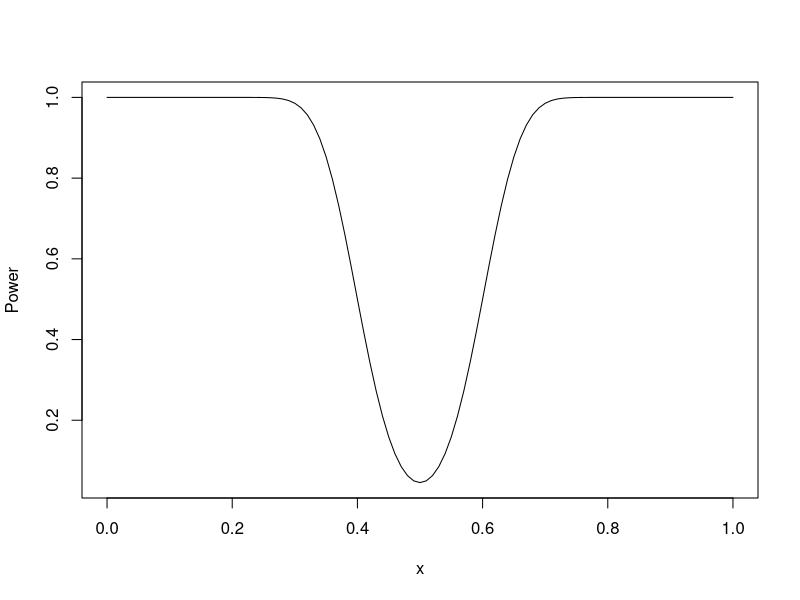
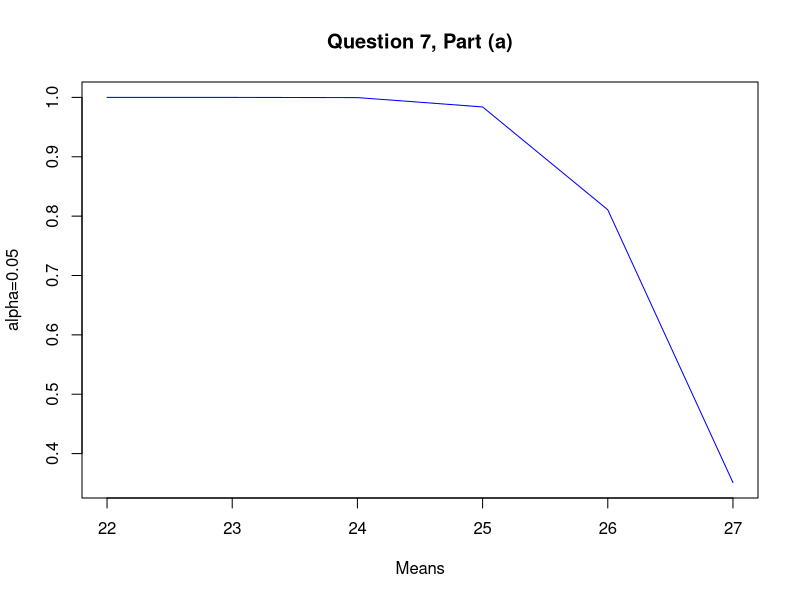
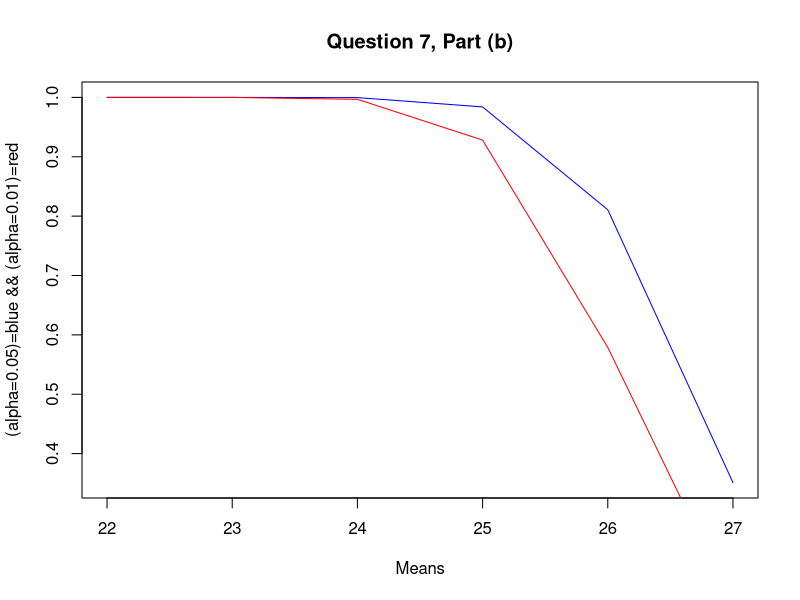
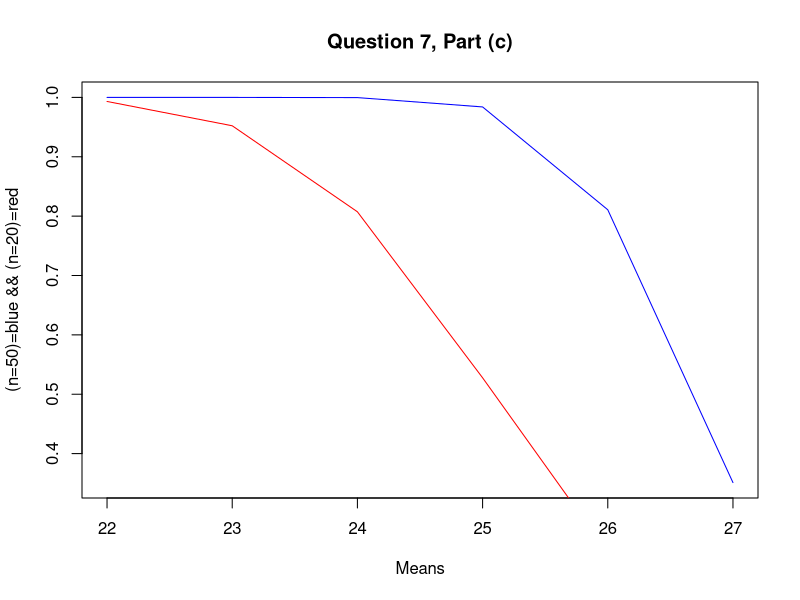

These figures' R source, in order:
################################################################################
################################################################################

# question 5 - part (b):

X <- seq(0, 1., by=.01)
curve(1 - (pnorm(60, mean=100 * x, sd=sqrt(100 * x * (1 - x))) - 
        pnorm(40, mean=100 * x, sd=sqrt(100 * x * (1 - x))) ),
        ylab="Power")

################################################################################
################################################################################


################################################################################
################################################################################

# question 7:

################################################################################

# question 7 - part (a):

a <- 0.05
n <- 50

plot(c(22, 23, 24, 25, 26, 27),
     pnorm(qnorm(a, 0, 1, lower.tail=TRUE) - (c(22, 23, 24, 25, 26, 27) - 28) / (5.6 / (sqrt(n)))),
     col="blue",type="l", xlab= "Means", ylab="alpha=0.05", main="Question 7, Part (a)")

################################################################################

################################################################################

# question 7 - part (b):

a <- 0.05
n <- 50

plot(c(22, 23, 24, 25, 26, 27),
     pnorm(qnorm(a, 0, 1, lower.tail=TRUE) - (c(22, 23, 24, 25, 26, 27) - 28) / (5.6 / (sqrt(n)))),
     col="blue", type="l", xlab= "Means", ylab="(alpha=0.05)=blue && (alpha=0.01)=red", main="Question 7, Part (b)")

a <- 0.01
n <- 50

lines(c(22, 23, 24, 25, 26, 27),
      pnorm(qnorm(a, 0, 1, lower.tail=TRUE) - (c(22, 23, 24, 25, 26, 27) - 28) / (5.6 / (sqrt(n)))),
      col="red",type="l")

################################################################################

################################################################################

# question 7 - part (c):

a <- 0.05
n <- 50

plot(c(22, 23, 24, 25, 26, 27),
     pnorm(qnorm(a, 0, 1, lower.tail=TRUE) - (c(22, 23, 24, 25, 26, 27) - 28) / (5.6 / (sqrt(n)))),
     col="blue", type="l", xlab= "Means", ylab="(n=50)=blue && (n=20)=red", main="Question 7, Part (c)")

a <- 0.01
n <- 20

lines(c(22, 23, 24, 25, 26, 27),
      pnorm(qnorm(a, 0, 1, lower.tail=TRUE) - (c(22, 23, 24, 25, 26, 27) - 28) / (5.6 / (sqrt(n)))),
      col="red",type="l")

################################################################################

################################################################################
################################################################################


################################################################################
################################################################################

# question 8:

# first load the dataset:

setwd("D:\\university\\semester 1\\statistical inference\\hw\\hw3")

df <- read.csv(file='Galton.csv')
head(df)

# then, we will go to each section in depth.

################################################################################

# question 8 - part (a):

original_mean_value <- mean(df$child)

it_was_in_interval <- 0

for(i in 1:20000) {
    # sample in size of 60, without replacement:
    x <- sample(df$child, size=60, replace=FALSE, prob=NULL)
    
    # calculate the mean of the sample data:
    mean_value <- mean(x)
    
    # compute the size:
    n <- length(x)
    
    # find the standard deviation:
    standard_deviation <- sd(x)
    
    # find the standard error:
    standard_error <- standard_deviation / sqrt(n)
    
    alpha = 0.05

    # degree of freedom for the t-test:
    degrees_of_freedom = n - 1

    # calculate the t-score using the information we computed:
    t_score = qt(p=alpha/2, df=degrees_of_freedom, lower.tail=FALSE)

    # margin of error:
    margin_error <- t_score * standard_error
    
    # calculate lower bound and upper bound:
    lower_bound <- mean_value - margin_error
    upper_bound <- mean_value + margin_error

    # check the condition that the original population mean value is inside the range:
    if(original_mean_value >= lower_bound && original_mean_value <= upper_bound) {
        it_was_in_interval <- it_was_in_interval + 1
    }
    
    #print(i)
}

it_was_in_interval

it_was_not_in_interval <- 20000 - it_was_in_interval
it_was_not_in_interval

percentage_in_interval <- it_was_in_interval / 20000 * 100
percentage_in_interval

percentage_not_in_interval <- it_was_not_in_interval / 20000 * 100
percentage_not_in_interval

################################################################################

################################################################################

# question 8 - part (b):

original_mean_value <- mean(df$child)

it_was_in_interval <- 0

for(i in 1:10000) {
    # sample in size of 10, without replacement:
    x <- sample(df$child, size=10, replace=FALSE, prob=NULL)
    
    # calculate the mean of the sample data:
    mean_value <- mean(x)
    
    # compute the size:
    n <- length(x)
    
    # find the standard deviation:
    standard_deviation <- sd(x)
    
    # find the standard error:
    standard_error <- standard_deviation / sqrt(n)
    
    alpha = 0.1

    # degree of freedom for the t-test:
    degrees_of_freedom = n - 1

    # calculate the t-score using the information we computed:
    t_score = qt(p=alpha/2, df=degrees_of_freedom,lower.tail=FALSE)

    # margin of error:
    margin_error <- t_score * standard_error
    
    # calculate lower bound and upper bound:
    lower_bound <- mean_value - margin_error
    upper_bound <- mean_value + margin_error

    # check the condition that the original population mean value is inside the range:
    if(original_mean_value >= lower_bound && original_mean_value <= upper_bound) {
        it_was_in_interval <- it_was_in_interval + 1
    }
    
    #print(i)
}

it_was_in_interval

it_was_not_in_interval <- 10000 - it_was_in_interval
it_was_not_in_interval

percentage_in_interval <- it_was_in_interval / 10000 * 100
percentage_in_interval

percentage_not_in_interval <- it_was_not_in_interval / 10000 * 100
percentage_not_in_interval

################################################################################

################################################################################

# question 8 - part (c):

x <- sample(df$child, size=70, replace=FALSE, prob=NULL)

n <- 70
s <- sd(x)
mu0 <- 60
mu <- mean(x)

# approach 1. t-test:

error <- qt(0.975, df=n-1) * s / sqrt(n)

confidence_interval_left <- mu0 - error
confidence_interval_right <- mu0 + error

t_score_left <- (confidence_interval_left - mu) / (s / sqrt(n))
t_score_right <- (confidence_interval_right - mu) / (s / sqrt(n))

p <- pt(t_score_right, df=n-1) - pt(t_score_left, df=n-1)
p

power <- 1 - p
power

# approach 2. z-test:

error <- qnorm(0.975) * s / sqrt(n)

confidence_interval_left <- mu0 - error
confidence_interval_right <- mu0 + error

z_score_left <- (confidence_interval_left - mu) / (s / sqrt(n))
z_score_right <- (confidence_interval_right - mu) / (s / sqrt(n))

p <- pnorm(z_score_right) - pnorm(z_score_left)
p

power <- 1 - p
power

# approach 3. using non-centrality parameter (ncp):

ncp <- (mu - mu0) / (s / sqrt(n))
t <- qt(0.975, df=n-1)

p <- pt(t, df=n-1, ncp=ncp) - pt(-t, df=n-1, ncp=ncp)
p

power <- 1 - (pt(t, df=n-1, ncp=ncp) - pt(-t, df=n-1, ncp=ncp))
power

# approach 4. using "pwr" library:

library("pwr")

diff <- (mu - mu0) / (s / sqrt(n))

pwr.t.test(d=diff, n=n, sig.level=0.05, type="one.sample", alternative="two.sided")

################################################################################

################################################################################

# question 8 - part (d):

x <- sample(df$child, size=10, replace=FALSE, prob=NULL)

n <- 10
s <- sd(x)
mu0 <- 60
mu <- mean(x)

# approach 1. t-test:

error <- qt(0.975, df=n-1) * s / sqrt(n)

confidence_interval_left <- mu0 - error
confidence_interval_right <- mu0 + error

t_score_left <- (confidence_interval_left - mu) / (s / sqrt(n))
t_score_right <- (confidence_interval_right - mu) / (s / sqrt(n))

p <- pt(t_score_right, df=n-1) - pt(t_score_left, df=n-1)
p

power <- 1 - p
power

# approach 2. z-test:

error <- qnorm(0.975) * s / sqrt(n)

confidence_interval_left <- mu0 - error
confidence_interval_right <- mu0 + error

z_score_left <- (confidence_interval_left - mu) / (s / sqrt(n))
z_score_right <- (confidence_interval_right - mu) / (s / sqrt(n))

p <- pnorm(z_score_right) - pnorm(z_score_left)
p

power <- 1 - p
power

# approach 3. using non-centrality parameter (ncp):

ncp <- (mu - mu0) / (s / sqrt(n))
t <- qt(0.975, df=n-1)

p <- pt(t, df=n-1, ncp=ncp) - pt(-t, df=n-1, ncp=ncp)
p

power <- 1 - (pt(t, df=n-1, ncp=ncp) - pt(-t, df=n-1, ncp=ncp))
power

# approach 4. using "pwr" library:

library("pwr")

diff <- (mu - mu0) / (s / sqrt(n))

pwr.t.test(d=diff, n=n, sig.level=0.05, type="one.sample", alternative="two.sided")

################################################################################

################################################################################
################################################################################
